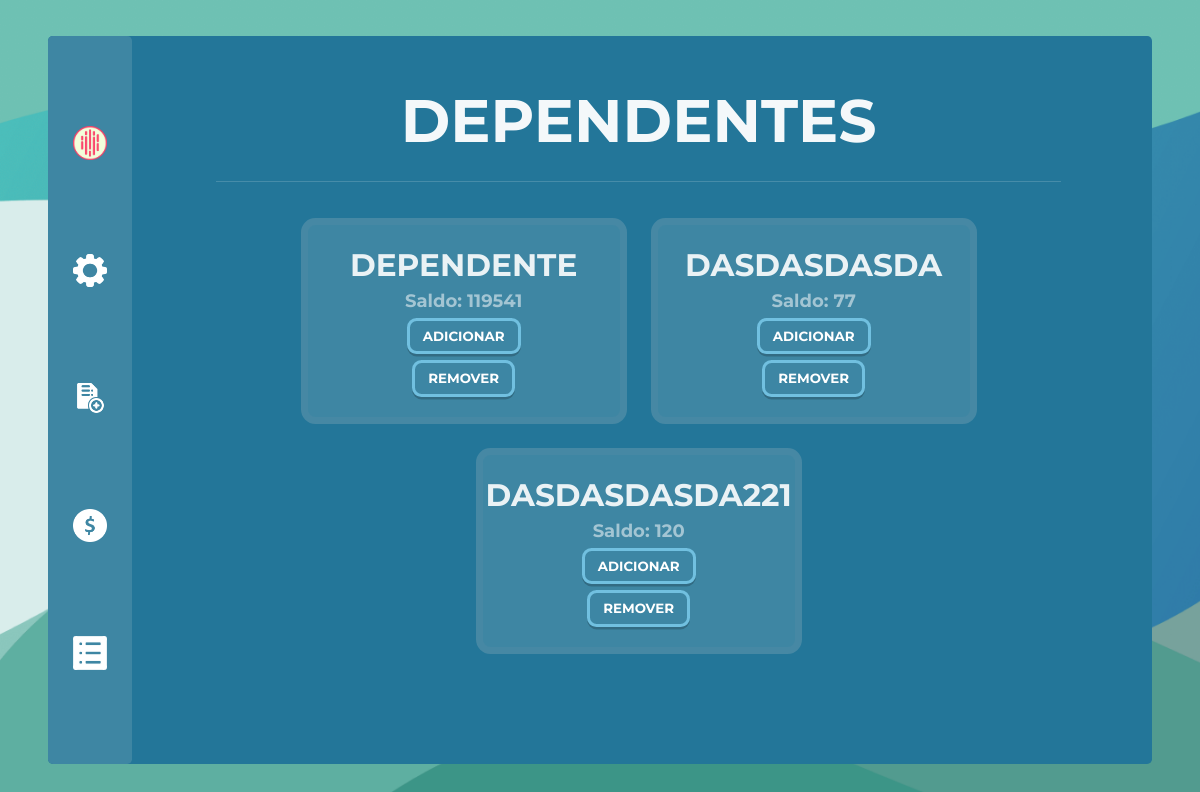
/escolherDependente (signed in), run on an earlier commit of the app's database.
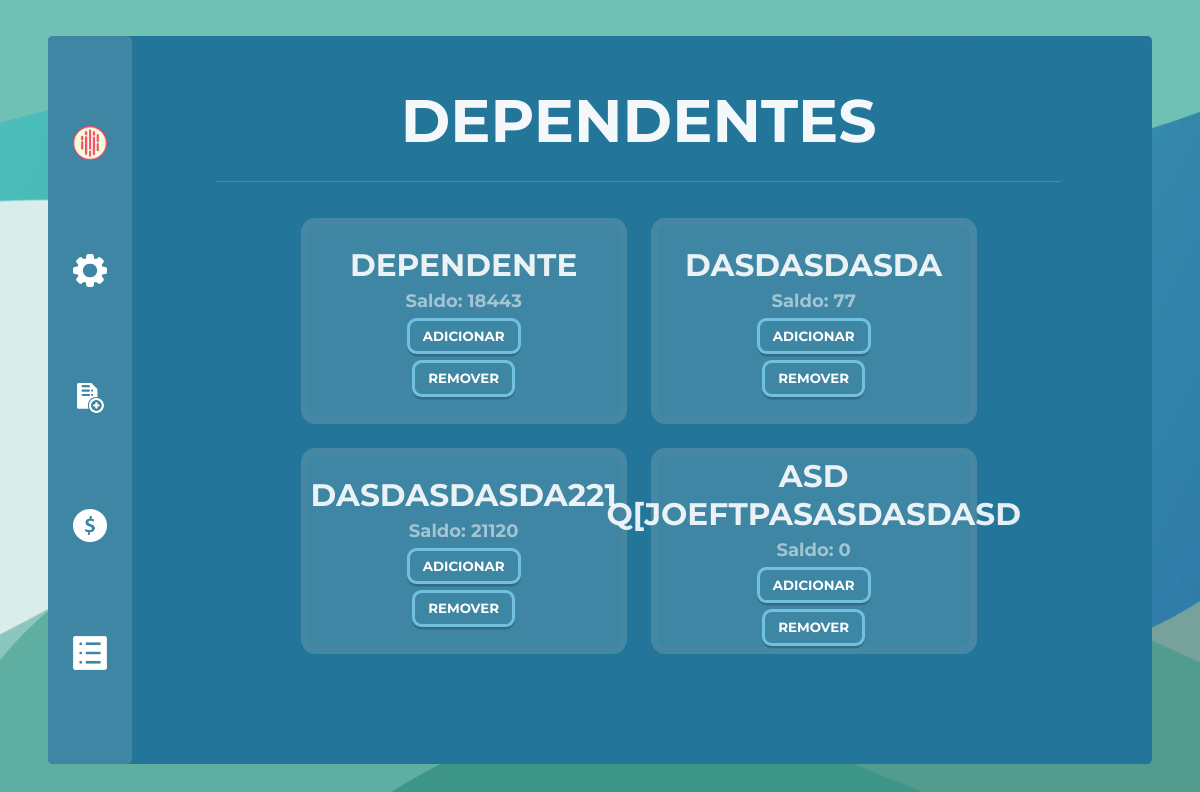
And on a later commit of the database.
### projeto/models.py (models this page shows, shortened)
class Dependente(db.Model, UserMixin):
    id = db.Column(db.Integer, primary_key=True, autoincrement=True)
    saldo = db.Column(db.Integer, nullable=False, unique=False, default=0)
    usuario = db.Column(db.String(length=30), nullable=False, unique=True)
    email = db.Column(db.String(length=30), nullable=False, unique=True)
    senha = db.Column(db.String(length=30), nullable=False)
    idResponsavel = db.Column(db.Integer)
    imagemPerfil = db.Column(db.LargeBinary)  # ATRIBUTO PARA IMAGEM
    user_type = 'dependente'
    @property
    def senhacrip(self):
        return self.senhacrip

### projeto/routes.py (the view, shortened to what this page needs)
@app.route('/escolherDependente', methods=['GET', 'POST'])
@login_required
def escolherDependente():
    dependentes = Dependente.query.all()
    idAtual = current_user.id
    acao = None
    botao_clicado = None
    return render_template("ChoseDependent.html", dependentes=dependentes, idAtual=idAtual)

### projeto/models.py (called while the page is built)
@login_manager.user_loader
def load_user(user_id):
    user_type = session.get('user_type')
    if user_type == 'responsavel':
        return Responsavel.query.get(int(user_id))
    elif user_type == 'dependente':
        return Dependente.query.get(int(user_id))
    elif user_type == 'funcionario':
        return Funcionario.query.get(int(user_id))
    return None

### projeto/templates/ChoseDependent.html (shortened to what this page needs)
{% extends 'baseResponsavel.html'%}
{% block conteudo %}
<div class="bodyChoseDependent">
    <h1 class="titulo">DEPENDENTES</h1>
    <div class="linhaTitulo"></div>
    <form method="post">
        {% for dependente in dependentes %}
            {% if dependente.idResponsavel == idAtual %}
                <div class="boxChoseDependent">
                    <h1>{{ dependente.usuario }}</h1>
                    <h2>Saldo: {{ dependente.saldo }}</h2>
                    <button class="botoesChoseDependent" name="acao_{{ dependente.id }}" type="submit" value="0">ADICIONAR</button>
                    <button class="botoesChoseDependent" name="acao_{{ dependente.id }}" type="submit" value="1">REMOVER</button>
                </div>
            {% endif %}
        {% endfor %}
    </form>
</div>
{%endblock%}

What changed in the data, as far as the page shows it:
changed Dependente "DEPENDENTE": saldo "119541" → "18443"
changed Dependente "DASDASDASDA221": saldo "120" → "21120"
added Dependente: usuario "ASD Q[JOEFTPASASDASDASD", saldo "0"
